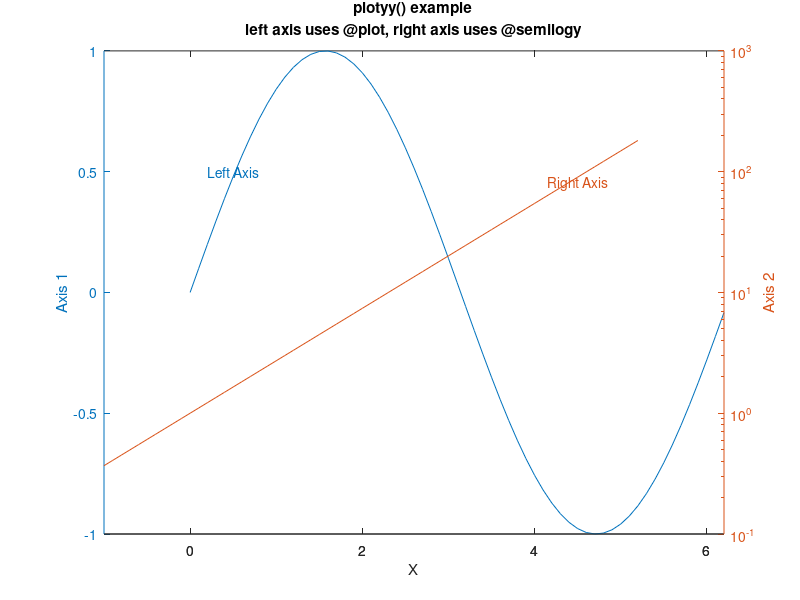

The MATLAB source for this figure:
clf;
 x = 0:0.1:2*pi;
 y1 = sin (x);
 y2 = exp (x - 1);
 ax = plotyy (x,y1, x-1,y2, @plot, @semilogy);
 xlabel ("X");
 ylabel (ax(1), "Axis 1");
 ylabel (ax(2), "Axis 2");
 lcolor = get (gca, "ColorOrder")(1,:);
 rcolor = get (gca, "ColorOrder")(2,:);
 text (0.5, 0.5, "Left Axis", ...
       "color", lcolor, "horizontalalignment", "center", "parent", ax(1));
 text (4.5, 80, "Right Axis", ...
       "color", rcolor, "horizontalalignment", "center", "parent", ax(2));
 title ({"plotyy() example"; "left axis uses @plot, right axis uses @semilogy"});